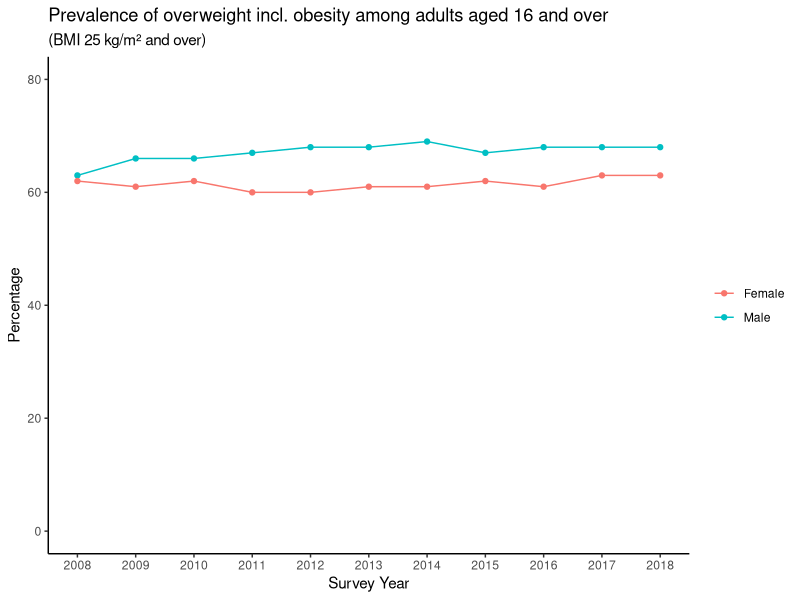

R code for this plot:
#########################################
# A healthy diet and regular exercise   #
#########################################

# Priority 6: A Scotland where we eat well, have a healthy weight and are physically active

# Resources: 
#   Public Health Priorities: https://www.gov.scot/binaries/content/documents/govscot/publications/corporate-report/2018/06/scotlands-public-health-priorities/documents/00536757-pdf/00536757-pdf/govscot%3Adocument/00536757.pdf
#
# A healthy diet and regular exercise bring a wide range of benefits for both physical and mental health
# Poor diet, an unhealthy weight and physical inactivity are all major and growing issues for Scotland and impact across all public services and communities, and with significant costs to the economy.
# It is a very complex and challenging topic where multiple factors play role - our income, influence from family and friends, marketing influences;
#   - access to affordable sports, social expectations etc.
# In 2018, a 36 pages long action plan called A More Active Scotland was published. It's aim has been to find ways to encourage people to be more physically active
# (just to pick an example, it was suggesting to increase investment that support active travel, eg making towns and cities safer for walkers and cyclist)
# This actions plan cooperates with various has further impact to other action plans, for instance plans aiming to lower carbon emission etc.
# In July last year, the Scottish Government published a plan called A Healthier Future – Scotland's Diet and Healthy Weight Delivery Plan. The plan sets out a vision for everyone in Scotland to eat well and have a healthy weight.
#
# Diet, physical activity and sedentary behavior are strongly associated with BMI


# Graph - BMI by age, time series - 2018
# 
# Data source: Supplementary tables are available on the Scottish Government SHeS website, eg for 2018 https://www.gov.scot/publications/scottish-health-survey-2018-volume-1-main-report/
#                                                                                                 2008 - 2012 https://www.gov.scot/publications/scottish-health-survey-2012-volume-1-main-report/pages/11/#table71
#              (downloaded as .xls file, only one sheet with relevant statistics kept, saved as .numbers file, exported as .csv file, relevant numbers extracted, tables joined to carry out time-series analysis)
#   
# We are looking at a graph showing Prevalence of overweight including obesity (BMI 25 and over) among adults aged 16 and over, 2008 to 2018
#
# In 2018, 2/3 two thirds (65%) of adults aged 16 and over were overweight, including 28% who were obese.
# The numbers are remaining broadly stable since 2008


# load in libraries
library(tidyverse)
library(here)
library(lubridate)

bmi_2018 <- tibble(
  gender = c("Male", "Female"),
  BMI_25_and_over = c(68, 63),
  year = c(2018, 2018)
)

bmi_2017 <- tibble(
  gender = c("Male", "Female"),
  BMI_25_and_over = c(68, 63),
  year = c(2017, 2017)
)

bmi_2016 <- tibble(
  gender = c("Male", "Female"),
  BMI_25_and_over = c(68, 61),
  year = c(2016, 2016)
)

bmi_2015 <- tibble(
  gender = c("Male", "Female"),
  BMI_25_and_over = c(67, 62),
  year = c(2015, 2015)
)

bmi_2014 <- tibble(
  gender = c("Male", "Female"),
  BMI_25_and_over = c(69, 61),
  year = c(2014, 2014)
)

bmi_2013 <- tibble(
  gender = c("Male", "Female"),
  BMI_25_and_over = c(68, 61),
  year = c(2013, 2013)
)

bmi_2012 <- tibble(
  gender = c("Male", "Female"),
  BMI_25_and_over = c(68, 60),
  year = c(2012, 2012)
)

bmi_2011 <- tibble(
  gender = c("Male", "Female"),
  BMI_25_and_over = c(67, 60),
  year = c(2011, 2011)
)

bmi_2010 <- tibble(
  gender = c("Male", "Female"),
  BMI_25_and_over = c(66, 62),
  year = c(2010, 2010)
)

bmi_2009 <- tibble(
  gender = c("Male", "Female"),
  BMI_25_and_over = c(66, 61),
  year = c(2009, 2009)
)

bmi_2008 <- tibble(
  gender = c("Male", "Female"),
  BMI_25_and_over = c(63, 62),
  year = c(2008, 2008)
)

bmi_all <- rbind(bmi_2008, bmi_2009, bmi_2010, bmi_2011, bmi_2012, bmi_2013, 
                 bmi_2014, bmi_2015, bmi_2016, bmi_2017, bmi_2018) 

years <- unique(bmi_all$year)

# plot graph BMI
bmi_graph <- bmi_all %>% 
  group_by(gender) %>% 
  ggplot() +
  aes(x = year, y = BMI_25_and_over, col = gender) +
  geom_point() +
  geom_line() +
  expand_limits(y = c(0, 80)) +
  theme_classic() +
  theme(legend.title = element_blank()) +
  scale_x_continuous(labels = as.character(years), breaks = years) +
  labs(
    x = "Survey Year",
    y = "Percentage",
    title = "Prevalence of overweight incl. obesity among adults aged 16 and over",
    subtitle = "(BMI 25 kg/m² and over)"
  )
